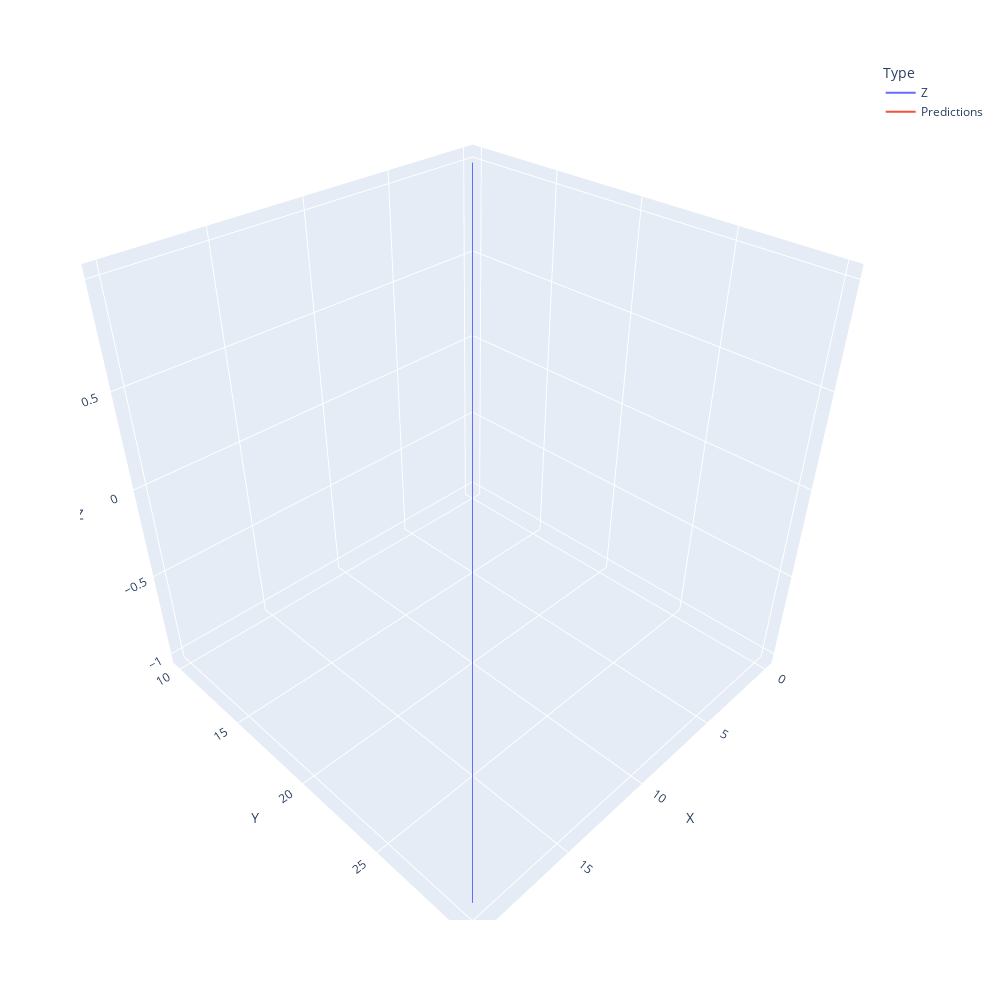

Source (notebook cell):
### Code cell
px.line_3d(data_frame=plot_data, x="X", y="Y", z="Z", width=1000, height=1000, color="Type")

### Figure 1 — Plotly figure (JSON) as saved in the notebook; plotly's stock layout.template omitted (floating-point values rounded to 4 significant figures; data arrays with more than 128 entries replaced by an {"elided": "..."} marker saying what was removed)
{"data": [{"hovertemplate": "Type=Z<br>X=%{x}<br>Y=%{y}<br>Z=%{z}<extra></extra>", "legendgroup": "Z", "line": {"color": "#636efa", "dash": "solid"}, "marker": {"symbol": "circle"}, "mode": "lines", "name": "Z", "scene": "scene", "showlegend": true, "type": "scatter3d", "x": {"elided": "2000 float values"}, "y": {"elided": "2000 float values"}, "z": {"elided": "2000 float values"}}, {"hovertemplate": "Type=Predictions<br>X=%{x}<br>Y=%{y}<br>Z=%{z}<extra></extra>", "legendgroup": "Predictions", "line": {"color": "#EF553B", "dash": "solid"}, "marker": {"symbol": "circle"}, "mode": "lines", "name": "Predictions", "scene": "scene", "showlegend": true, "type": "scatter3d", "x": {"elided": "2000 float values"}, "y": {"elided": "2000 float values"}, "z": {"elided": "2000 float values"}}], "layout": {"height": 1000, "legend": {"title": {"text": "Type"}, "tracegroupgap": 0}, "margin": {"t": 60}, "scene": {"domain": {"x": [0, 1], "y": [0, 1]}, "xaxis": {"title": {"text": "X"}}, "yaxis": {"title": {"text": "Y"}}, "zaxis": {"title": {"text": "Z"}}}, "width": 1000}}
